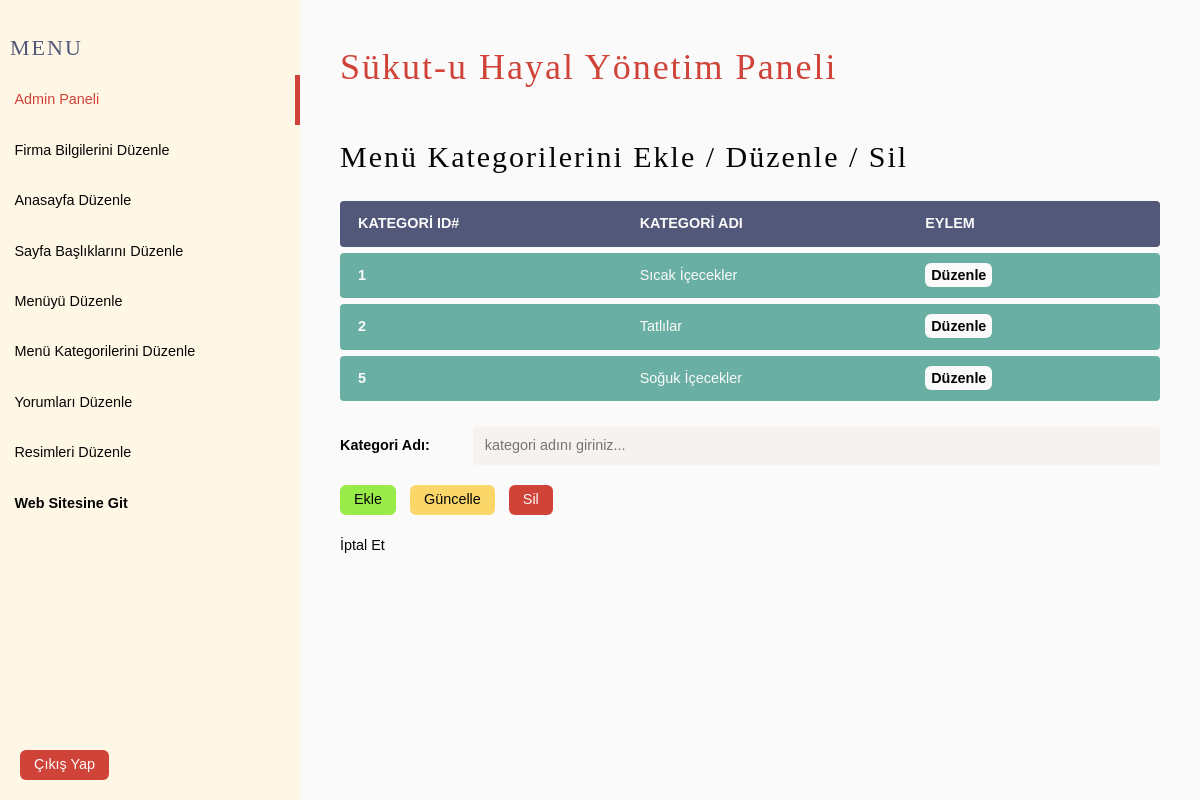
/admin/menu-kategorileri-duzenle.php (signed in), run on the app's committed database.
### tables this page shows
CREATE TABLE `menucategoriestbl` (
  `CategoryName` varchar(50) NOT NULL,
  `CategoryID` int(5) NOT NULL
);

### libraries/database.php (called while the page is built, shortened)
<?php
    class Database {
        public $host = DB_HOST;
        public $username = DB_USER;
        public $password = DB_PASS;
        public $db_name = DB_NAME;
        public $link;
        private function connect() {
            $this->link = new mysqli ($this->host, $this->username, $this->password, $this->db_name);
        }
        public function select($query) {
            $result = $this->link->query($query) or die($this->link->error.__LINE__);
            if ($result->num_rows > 0) {
                return $result;
            } else {
                return false;
            }
        }
    }
?>

### admin/menu-kategorileri-duzenle.php (the view, shortened to what this page needs)
<?php include("./includes/header.php"); ?>
<?php
    $db = new Database();
    $query = "SELECT * FROM menucategoriestbl";
    $categories = $db->select($query);
?>
<h3>Menü Kategorilerini Ekle / Düzenle / Sil</h3>
<table>
    <tr>
        <th>Kategori ID#</th>
        <th>Kategori Adı</th>
        <th>Eylem</th>
    </tr>
        <?php if(!empty($categories)) : ?>
            <?php while($row = $categories->fetch_assoc()) : ?>
            <tr>
                <td><?php echo $row["CategoryID"] ; ?></td>
                <td><?php echo $row["CategoryName"] ; ?></td>
                <td>
                    <a href="<?php echo htmlspecialchars($_SERVER['PHP_SELF']) . "?id=" . $row["CategoryID"] ; ?>">Düzenle</a>
                </td>
            </tr>
            <?php endwhile ; ?>
        <?php else : ?>
            <tr>
                <td colspan="100%">Hiçbir görsel bulunamadı.</td>
            </tr>
        <?php endif ; ?>
</table>
<form action="<?php htmlspecialchars($_SERVER['PHP_SELF']) ?>" method="post">
    <div class="form-group">
        <label for="category-name">Kategori Adı:</label>
        <input name="category-name" type="text" id="category-name" placeholder="kategori adını giriniz..." value="<?php echo (!empty($category['CategoryName'])) ? $category['CategoryName'] : ""; ?>">
    </div>
    <div class="actions">
        <button name="submit" type="submit" class="green">Ekle</button>
        <button name="update" type="submit" class="yellow">Güncelle</button>
        <button name="delete" type="submit" class="red">Sil</button>
        <a href="./index.php">İptal Et</a>
    </div>
</form>
<?php include("./includes/footer.php"); ?>

### css/admin.css (style rules this page uses)
:root { --white: hsl(0, 5%, 98%); --black: hsl(0, 5%, 2%); --gray: hsl(0, 5%, 50%); --dark-gray: hsl(0, 5%, 30%); --beige: hsl(40, 100%, 95%); --red: hsl(4, 62%, 52%); --yellow: hsl(45, 95%, 70%); --mint: hsl(170, 30%, 55%); --blue: hsl(231, 20%, 40%); --brown: hsl(25, 45%, 35%); }
html { font-size: 10px; }
body { font-size: clamp(1.4rem, 1.2vw, 1.7rem); background-color: var(--white); }
* { margin: 0; padding: 0; box-sizing: border-box; border: none; font-size: 100%; font-optical-sizing: auto; line-height: 1.5; vertical-align: baseline; font-family: "Quicksand", sans-serif; font-weight: 400; font-style: normal; color: var(--black); }
a { text-decoration: none; color: inherit; font-family: inherit; position: relative; }
h1, h2, h3, h4 { font-family: 'Kalam', Cochin, Georgia, Times, 'Times New Roman', serif; font-weight: 300; font-style: normal; letter-spacing: 2px; }
h3 { font-size: clamp(3rem, 2.2vw, 4.4rem); margin-block: 4rem 1.6rem; }
table { overflow: auto; border: 2px; width: 100%; table-layout: auto; border-collapse: separate; border-spacing: 0 6px; text-align: left; }
table th { color: var(--white); text-transform: uppercase; font-weight: 600; border: none; background-color: var(--blue); padding: 1.2rem 1.8rem; }
table td { color: var(--white); border: none; background-color: var(--mint); padding: 1.2rem 1.8rem; vertical-align: middle; }
table tr td:first-child { font-weight: bold; }
td:first-child, th:first-child { border-radius: 4px 0 0 4px; }
td:last-child, th:last-child { border-radius: 0 4px 4px 0; }
table a { border-radius: .6rem; background-color: var(--white); color: var(--black); padding: .4rem .6rem; margin-right: 2rem; font-weight: bold; transition: all .3s ease-in; cursor: pointer; }
.form-group { margin-block: 2rem; display: flex; align-items: center; }
label { margin-right: 2rem; font-weight: 600; flex: .17; }
input, select { padding: .8rem 1.2rem; background-color: hsl(30, 25%, 95%); border-radius: .4rem; flex: 1; }
.actions a { margin-top: 2rem; display: block; }
button { padding: .4rem 1.4rem; border-radius: .6rem; transition: 0.4s all ease; cursor: pointer; }
button + button { margin-left: 1rem; }
button.green { background-color: hsl(90, 80%, 60%); }
button.yellow { background-color: var(--yellow); }
button.red { background-color: var(--red); color: var(--white); }

### data on the page
menucategoriestbl: CategoryID "1", CategoryName "Sıcak İçecekler"
menucategoriestbl: CategoryID "2", CategoryName "Tatlılar"
menucategoriestbl: CategoryID "5", CategoryName "Soğuk İçecekler"
